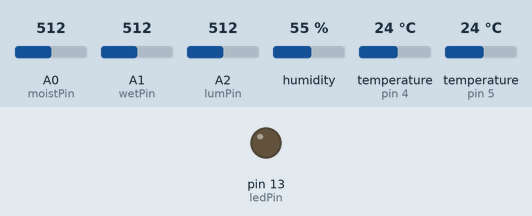
A sketch run on a simulated Arduino Uno, built with avr-gcc and run on an emulated ATmega328P. Parts: output pins drawn as LEDs (lit = HIGH). Wiring (inferred from the names in the program): DHT22 sensor: data pin 4. The test bench sets the inputs (shaded band); at power-on: temperature (sensors on pin 4, pin 5) 24 °C, A0 (moistPin) = 512, A1 (wetPin) = 512, A2 (lumPin) = 512, humidity 55 %. What the sketch prints to the serial monitor is not drawn.

Above: at 5.7 s.
5.8 s: temperature (sensor on pin 4) set to 20.3 °C
11.4 s: temperature (sensor on pin 4) set to 19.6 °C
At 15.8 s:
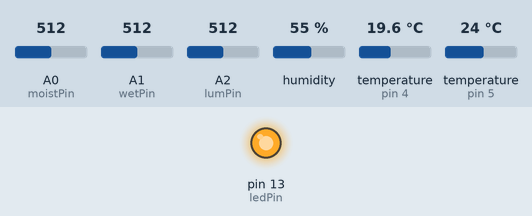
25.4 s: temperature (sensor on pin 4) set to 28 °C
At 29.1 s:
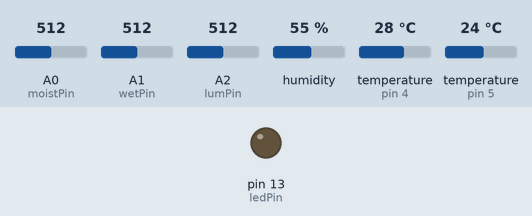
31.0 s: temperature (sensor on pin 4) set to 12 °C
At 34.3 s:
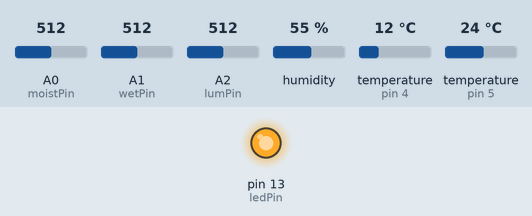
Timing chart, 0 to 35.8 s (numbered marks = the images above; inputs shaded):
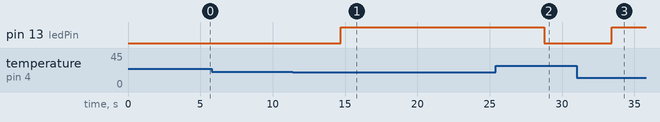

Measured:
- the behaviour switches between 20 and 19.9 °C on temperature (sensor on pin 4) (found by bisection; images 0 and 1)
- after the input at 5.8 s, every drawn part: stays the same
- after the input at 11.4 s, pin 13 (ledPin): LOW → HIGH after 3.3 s
- after the input at 25.4 s, pin 13 (ledPin): HIGH → LOW after 3.4 s
- after the input at 31.0 s, pin 13 (ledPin): LOW → HIGH after 2.4 s

The sketch:

PROBE_MF.ino
```cpp
#include "DHT.h"
#include "OneWire.h"
#include "math.h"
//#include <Wire.h>
#include "floatToString.h"

//Sensors location


#define DHTPIN 4
#define DHTTYPE DHT22   // DHT 22  (AM2302)
DHT dht(DHTPIN, DHTTYPE);
int ledPin = 13;
int moistPin = A0;
int wetPin = A1;
int lumPin = A2;
//int phPin = A3;
int soiltempPin = 5;
OneWire ds(soiltempPin);

//Variables

  float h = 0;
  float t = 0;
  float l = 0;
  int m = 0;
  int w = 0;
  int pH = 0;
  float sT = 0;

//Analog calibration Values for Maping (input here)


  int mMax=600;
  int mMin=0;

  int wMax=1013;
  int wMin=100;

  float lMax=1023/2;
  int lMin=0;

//  int pHMax=1023;
//  int pHMin=0;


void setup() {
  Serial.begin(9600);
  Serial.println("DHTxx test!");

  dht.begin();

//  Wire.begin();

  pinMode (ledPin, OUTPUT);
}

void loop() {
  //Reading Sensores
  h = dht.readHumidity();
  t = dht.readTemperature();
  l = analogRead(lumPin);
  m = analogRead(moistPin);
  w = analogRead(wetPin);
//  pH = analogRead(phPin);
  sT = getTemp();


  //Converting Units

  //l = map(l,lMin,lMax,3,70000);
  l = exp(0.02463*l-0.5522);

  m = map(m,mMin,mMax,0,100);
  w = map(w,wMin,wMax,100,0);
//  int ph = map(pH, pHMin, pHMax,0,7);


  // check if returns are valid, if they are NaN (not a number) then something went wrong!
//  if (isnan(t) || isnan(h) {
//    Serial.println("Failed to read from DHT");
//  } else {
    Serial.print("Relative Humidity: ");
    Serial.println(h);
    Serial.print("Temperature: ");
    Serial.println(t);
    Serial.print("Luminosity: ");
    Serial.println(l);
    Serial.print("Moisture: ");
    Serial.println(m);
    Serial.print("Soil Temperature: ");
//    Serial.print(pH);
//    Serial.print("%s/");
    Serial.println(sT);
    Serial.print("Leaf Wetness: ");
    Serial.println(w);
    Serial.println("///////////////////////////////");
    Serial.println("///////////////////////////////");
//    Wire.beginTransmission(4); // transmit to device #4
//    Wire.write("floatToString(buffer,h,5);");
//    Wire.write("floatToString(buffer,t,5);");
//    Wire.write("floatToString(buffer,l,5);");
//    Wire.write("floatToString(buffer,m,5);");
//    Wire.write("floatToString(buffer,sT,5);");
//    Wire.write("floatToString(buffer,w,5);");
//    Wire.endTransmission();    // stop transmitting


    if (t < 20) {
      digitalWrite (ledPin, HIGH);
    }
    else {
      digitalWrite (ledPin, LOW);
    }

    delay(4000);

//  }
}


float getTemp(){
 //returns the temperature from one DS18S20 in DEG Celsius

 byte data[12];
 byte addr[8];

 if ( !ds.search(addr)) {
   //no more sensors on chain, reset search
   ds.reset_search();
   return -1000;
 }

 if ( OneWire::crc8( addr, 7) != addr[7]) {
   Serial.println("CRC is not valid!");
   return -1000;
 }

 if ( addr[0] != 0x10 && addr[0] != 0x28) {
   Serial.print("Device is not recognized");
   return -1000;
 }

 ds.reset();
 ds.select(addr);
 ds.write(0x44,1); // start conversion, with parasite power on at the end

 byte present = ds.reset();
 ds.select(addr);
 ds.write(0xBE); // Read Scratchpad


 for (int i = 0; i < 9; i++) { // we need 9 bytes
  data[i] = ds.read();
 }

 ds.reset_search();

 byte MSB = data[1];
 byte LSB = data[0];

 float tempRead = ((MSB << 8) | LSB); //using two's compliment
 float TemperatureSum = tempRead / 16;

 return TemperatureSum;

}
```

floatToString.h
```cpp
// floatToString.h
//
// Tim Hirzel
// tim@growdown.com
// March 2008
// float to string
//
// If you don't save this as a .h, you will want to remove the default arguments
//     uncomment this first line, and swap it for the next.  I don't think keyword arguments compile in .pde files

//char * floatToString(char * outstr, float value, int places, int minwidth=, bool rightjustify) {
char * floatToString(char * outstr, float value, int places, int minwidth=0, bool rightjustify=false) {
    // this is used to write a float value to string, outstr.  oustr is also the return value.
    int digit;
    float tens = 0.1;
    int tenscount = 0;
    int i;
    float tempfloat = value;
    int c = 0;
    int charcount = 1;
    int extra = 0;
    // make sure we round properly. this could use pow from <math.h>, but doesn't seem worth the import
    // if this rounding step isn't here, the value  54.321 prints as 54.3209

    // calculate rounding term d:   0.5/pow(10,places)
    float d = 0.5;
    if (value < 0)
        d *= -1.0;
    // divide by ten for each decimal place
    for (i = 0; i < places; i++)
        d/= 10.0;
    // this small addition, combined with truncation will round our values properly
    tempfloat +=  d;

    // first get value tens to be the large power of ten less than value
    if (value < 0)
        tempfloat *= -1.0;
    while ((tens * 10.0) <= tempfloat) {
        tens *= 10.0;
        tenscount += 1;
    }

    if (tenscount > 0)
        charcount += tenscount;
    else
        charcount += 1;

    if (value < 0)
        charcount += 1;
    charcount += 1 + places;

    minwidth += 1; // both count the null final character
    if (minwidth > charcount){
        extra = minwidth - charcount;
        charcount = minwidth;
    }

    if (extra > 0 and rightjustify) {
        for (int i = 0; i< extra; i++) {
            outstr[c++] = ' ';
        }
    }

    // write out the negative if needed
    if (value < 0)
        outstr[c++] = '-';

    if (tenscount == 0)
        outstr[c++] = '0';

    for (i=0; i< tenscount; i++) {
        digit = (int) (tempfloat/tens);
        itoa(digit, &outstr[c++], 10);
        tempfloat = tempfloat - ((float)digit * tens);
        tens /= 10.0;
    }

    // if no places after decimal, stop now and return

    // otherwise, write the point and continue on
    if (places > 0)
    outstr[c++] = '.';


    // now write out each decimal place by shifting digits one by one into the ones place and writing the truncated value
    for (i = 0; i < places; i++) {
        tempfloat *= 10.0;
        digit = (int) tempfloat;
        itoa(digit, &outstr[c++], 10);
        // once written, subtract off that digit
        tempfloat = tempfloat - (float) digit;
    }
    if (extra > 0 and not rightjustify) {
        for (int i = 0; i< extra; i++) {
            outstr[c++] = ' ';
        }
    }


    outstr[c++] = '\0';
    return outstr;
}
```
